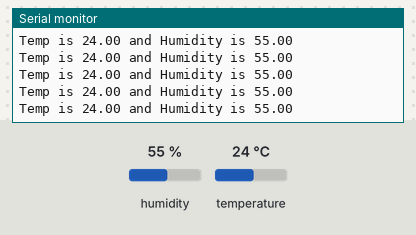
Bench run of a sketch on a simulated Arduino Uno, built with avr-gcc and run on an emulated ATmega328P. On the bench: the last lines printed to the serial monitor. The test bench sets the inputs (shaded band); at power-on: humidity 55 %, temperature 24 °C.

Above: at 1.2 s.
1.3 s: humidity set to 22 %
At 1.44 s:
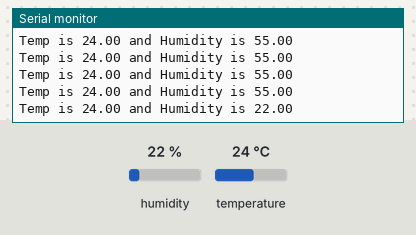
4.3 s: temperature set to 12 °C
At 4.4 s:
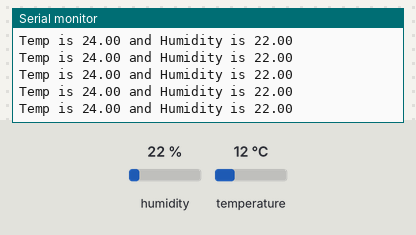
5.8 s: humidity set to 40 %
At 5.81 s:
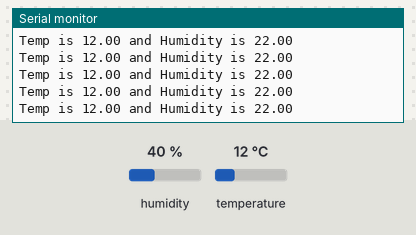
Timing chart, 0 to 8.8 s (numbered marks = the images above; inputs shaded):
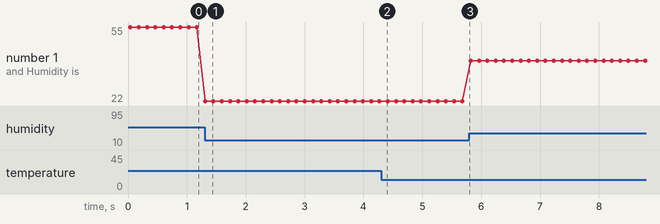

Measured:
- after the input at 1.3 s, the serial monitor: prints a new line at once (image 1)
- plotted number 1: 55 → 22 after the input at 1.3 s, 22 → 40 after the input at 5.8 s

The sketch:

tempsensor.ino
```cpp
/*
  File: WebServer.ino
  This example creates a simple web server on your Arduino Uno WiFi. It serves a
  simple web page which shows values of the analog pins, and refreshes every 20 seconds.
  Please type on your browser http://<IP>/arduino/webserver/ or http://<hostname>.local/arduino/webserver/

  Note: works only with Arduino Uno WiFi Developer Edition.

  http://www.arduino.org/learning/tutorials/boards-tutorials/webserver
*/

#include <Wire.h>
#include <AM2320.h>
AM2320 th;

void setup() {
  Serial.begin(9600);
  while (!Serial) {
    ;
  }

  Serial.println("Hello");
}

void loop() {
  th.Read();
  char tempstr[10];
  char humstr[10];
  char msg[100];
  dtostrf(th.t, 5, 2, tempstr);
  dtostrf(th.h, 5, 2, humstr);
  sprintf(msg, "Temp is %s and Humidity is %s", tempstr, humstr);
  Serial.println(msg);

  delay(100);
}
```
